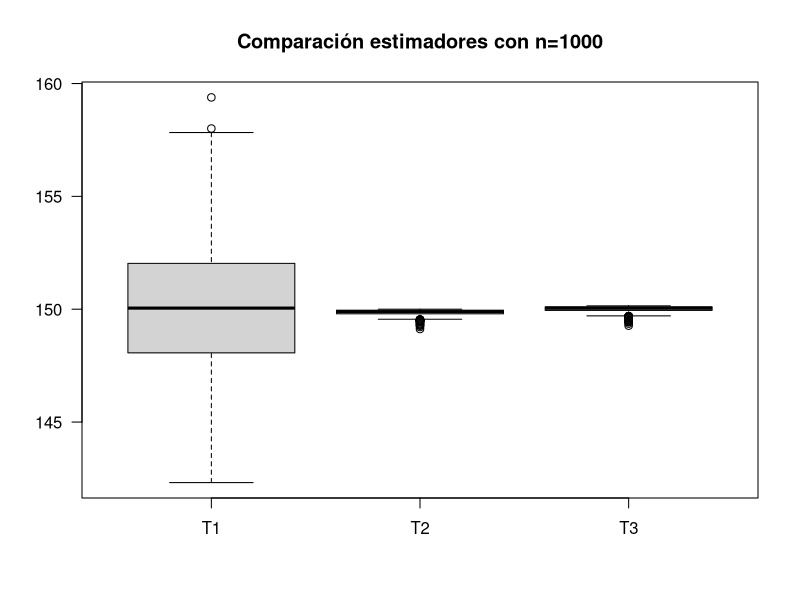

The R source for this figure: (Note: this script raises an error after producing the figure.)
## ---- chunk 1
knitr::opts_chunk$set(echo = TRUE)
## ---- chunk 2
prop.test(100,1000)$conf.int

## ---- chunk 3
prop.test(150,1500)$conf.int
## ---- chunk 4
n=1000
x1=sample(c(1,0),n,replace=TRUE)
x2=sample(c(1,0),n,replace=TRUE)
t.test(x1, x2, paired = TRUE, conf.level =0.95)$conf.int


## ---- chunk 5
library(ggplot2)
n=1000                                  
m=500*n                                  
Y=matrix(runif(m, min=0, max=150), ncol=n) 
Mx=apply(Y,1,mean)                        
Max=apply(Y,1,max)                        
T1=2*Mx                                   
T2=Max                                    
T3=((n+1)/n)*T2                           
T123=data.frame(T1,T2,T3)                 

boxplot(T123, las=1, main="Comparación estimadores con n=1000")  
## ---- chunk 6
n1=5
n2=5
d1=sample(0:1,n1, replace = TRUE)   
d2=sample(0:1,n2, replace = TRUE) 
prop.test(c(d1[2], d2[2]),c(sum(d1), sum(d2)) )

n1=15
n2=15
d1=sample(0:1,n1, replace = TRUE)   
d2=sample(0:1,n2, replace = TRUE) 
prop.test(c(d1[2], d2[2]),c(sum(d1), sum(d2)) )

n1=20
n2=20
d1=sample(0:1,n1, replace = TRUE)   
d2=sample(0:1,n2, replace = TRUE) 
prop.test(c(d1[2], d2[2]),c(sum(d1), sum(d2)) )

n1=30
n2=30
d1=sample(0:1,n1, replace = TRUE)   
d2=sample(0:1,n2, replace = TRUE) 
prop.test(c(d1[2], d2[2]),c(sum(d1), sum(d2)) )

n1=50
n2=50
d1=sample(0:1,n1, replace = TRUE)   
d2=sample(0:1,n2, replace = TRUE) 
prop.test(c(d1[2], d2[2]),c(sum(d1), sum(d2)) )

n1=60
n2=60
d1=sample(0:1,n1, replace = TRUE)   
d2=sample(0:1,n2, replace = TRUE) 
prop.test(c(d1[2], d2[2]),c(sum(d1), sum(d2)) )

n1=100
n2=100
d1=sample(0:1,n1, replace = TRUE)   
d2=sample(0:1,n2, replace = TRUE) 
prop.test(c(d1[2], d2[2]),c(sum(d1), sum(d2)) )

n1=200
n2=200
d1=sample(0:1,n1, replace = TRUE)   
d2=sample(0:1,n2, replace = TRUE) 
prop.test(c(d1[2], d2[2]),c(sum(d1), sum(d2)) )

n1=500
n2=500
d1=sample(0:1,n1, replace = TRUE)   
d2=sample(0:1,n2, replace = TRUE) 
prop.test(c(d1[2], d2[2]),c(sum(d1), sum(d2)) )
## ---- chunk 7

Lote_Planta <- rnorm(1000, mean = 0, sd = 0.1)
hist(Lote_Planta,freq = FALSE, main = "Proporcion de Plantas Enfermas al p1=0.1", ylab = "Densidad") 
lines(density(Lote_Planta), lwd = 2, col = 'red')

## ---- chunk 8

Lote_Planta <- rnorm(1000, mean = 0, sd = 0.15)
hist(Lote_Planta,freq = FALSE, main = "Proporcion de Plantas Enfermas al p1=0.15", ylab = "Densidad") 
lines(density(Lote_Planta), lwd = 2, col = 'blue')

